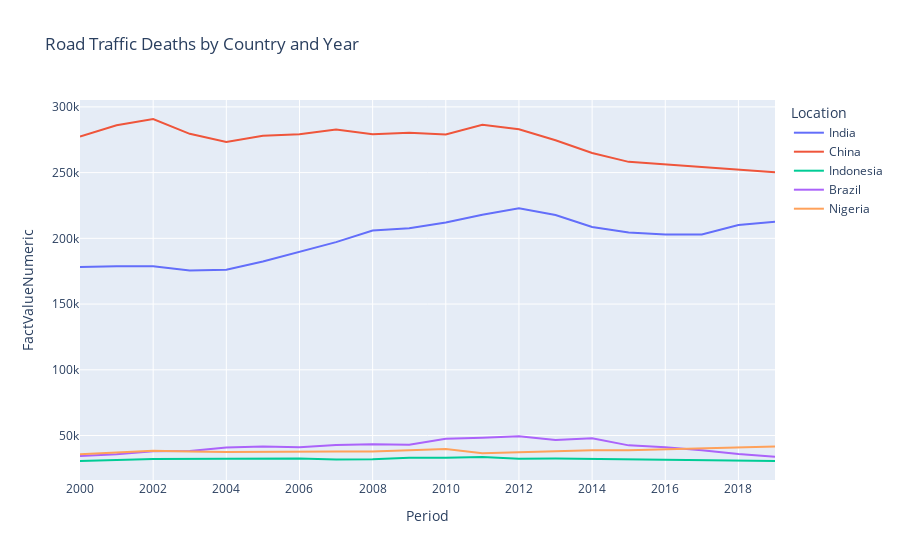

Notebook code for this chart:
### Markdown cell above
Plotting countries which has highest population to analysis the relation between the population and deaths

### Code cell
road_safety_data = pd.read_csv("data.csv")
# print(road_safety_data.head(10))
selected_df = road_safety_data[road_safety_data['Location'].isin(['USA', 'China', 'India', 'Pakisthan', 'Brazil', 'Indonesia', 'Nigeria'])]
fig = px.line(selected_df, x='Period', y='FactValueNumeric', color='Location', title='Road Traffic Deaths by Country and Year')
# Show the plot
fig.show()

### Figure 1 — Plotly figure (JSON) as saved in the notebook; plotly's stock layout.template omitted (floating-point values rounded to 4 significant figures)
{"data": [{"hovertemplate": "Location=India<br>Period=%{x}<br>FactValueNumeric=%{y}<extra></extra>", "legendgroup": "India", "line": {"color": "#636efa", "dash": "solid"}, "marker": {"symbol": "circle"}, "mode": "lines", "name": "India", "orientation": "v", "showlegend": true, "type": "scatter", "x": [2019, 2018, 2017, 2016, 2015, 2014, 2013, 2012, 2011, 2010, 2009, 2008, 2007, 2006, 2005, 2004, 2003, 2002, 2001, 2000], "xaxis": "x", "y": [212596, 210086, 202927, 202999, 204523, 208670, 217778, 222797, 217929, 212091, 207613, 205913, 197124, 189903, 182346, 176179, 175576, 178686, 178818, 178132], "yaxis": "y"}, {"hovertemplate": "Location=China<br>Period=%{x}<br>FactValueNumeric=%{y}<extra></extra>", "legendgroup": "China", "line": {"color": "#EF553B", "dash": "solid"}, "marker": {"symbol": "circle"}, "mode": "lines", "name": "China", "orientation": "v", "showlegend": true, "type": "scatter", "x": [2019, 2018, 2017, 2016, 2015, 2014, 2013, 2012, 2011, 2010, 2009, 2008, 2007, 2006, 2005, 2004, 2003, 2002, 2001, 2000], "xaxis": "x", "y": [250272, 252225, 254102, 256180, 258175, 264944, 274653, 282962, 286458, 279005, 280280, 279173, 282827, 279093, 278063, 273248, 279480, 290780, 286025, 277382], "yaxis": "y"}, {"hovertemplate": "Location=Indonesia<br>Period=%{x}<br>FactValueNumeric=%{y}<extra></extra>", "legendgroup": "Indonesia", "line": {"color": "#00cc96", "dash": "solid"}, "marker": {"symbol": "circle"}, "mode": "lines", "name": "Indonesia", "orientation": "v", "showlegend": true, "type": "scatter", "x": [2019, 2018, 2017, 2016, 2015, 2014, 2013, 2012, 2011, 2010, 2009, 2008, 2007, 2006, 2005, 2004, 2003, 2002, 2001, 2000], "xaxis": "x", "y": [30668, 31012, 31347, 31766, 31718, 32511, 32488, 32415, 33730, 33035, 33175, 31900, 31754, 32467, 32359, 32129, 31928, 32094, 31348, 30615], "yaxis": "y"}, {"hovertemplate": "Location=Brazil<br>Period=%{x}<br>FactValueNumeric=%{y}<extra></extra>", "legendgroup": "Brazil", "line": {"color": "#ab63fa", "dash": "solid"}, "marker": {"symbol": "circle"}, "mode": "lines", "name": "Brazil", "orientation": "v", "showlegend": true, "type": "scatter", "x": [2019, 2018, 2017, 2016, 2015, 2014, 2013, 2012, 2011, 2010, 2009, 2008, 2007, 2006, 2005, 2004, 2003, 2002, 2001, 2000], "xaxis": "x", "y": [33871, 35857, 38844, 41007, 42505, 47902, 46519, 49476, 48314, 47537, 43018, 43304, 42834, 41075, 41683, 40908, 38234, 38072, 35656, 34451], "yaxis": "y"}, {"hovertemplate": "Location=Nigeria<br>Period=%{x}<br>FactValueNumeric=%{y}<extra></extra>", "legendgroup": "Nigeria", "line": {"color": "#FFA15A", "dash": "solid"}, "marker": {"symbol": "circle"}, "mode": "lines", "name": "Nigeria", "orientation": "v", "showlegend": true, "type": "scatter", "x": [2019, 2018, 2017, 2016, 2015, 2014, 2013, 2012, 2011, 2010, 2009, 2008, 2007, 2006, 2005, 2004, 2003, 2002, 2001, 2000], "xaxis": "x", "y": [41693, 41008, 40325, 39802, 38749, 38703, 37831, 36948, 36572, 39757, 38996, 37759, 37853, 37662, 37445, 37400, 37774, 38361, 37094, 35748], "yaxis": "y"}], "layout": {"legend": {"title": {"text": "Location"}, "tracegroupgap": 0}, "title": {"text": "Road Traffic Deaths by Country and Year"}, "xaxis": {"anchor": "y", "domain": [0, 1], "title": {"text": "Period"}}, "yaxis": {"anchor": "x", "domain": [0, 1], "title": {"text": "FactValueNumeric"}}}}
